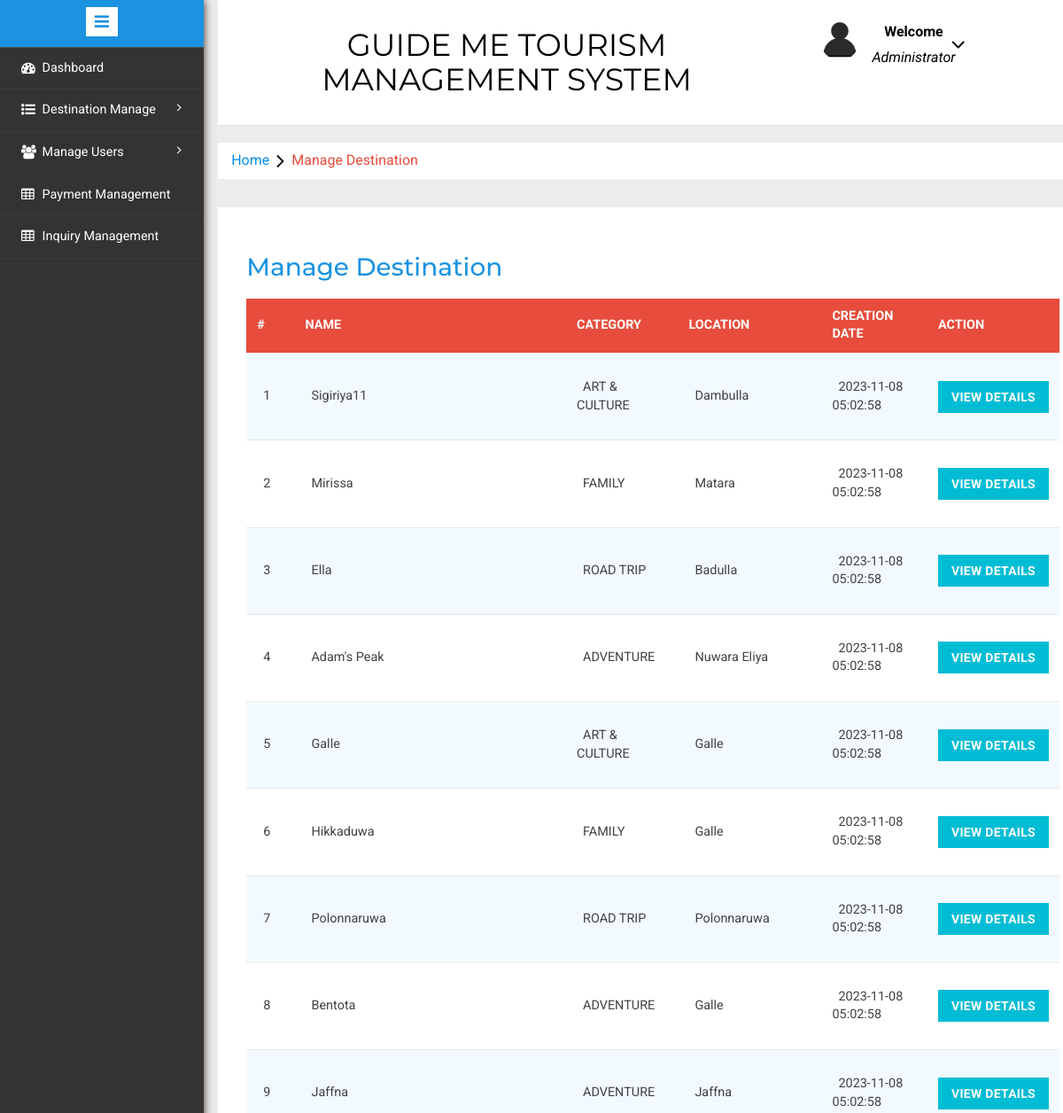
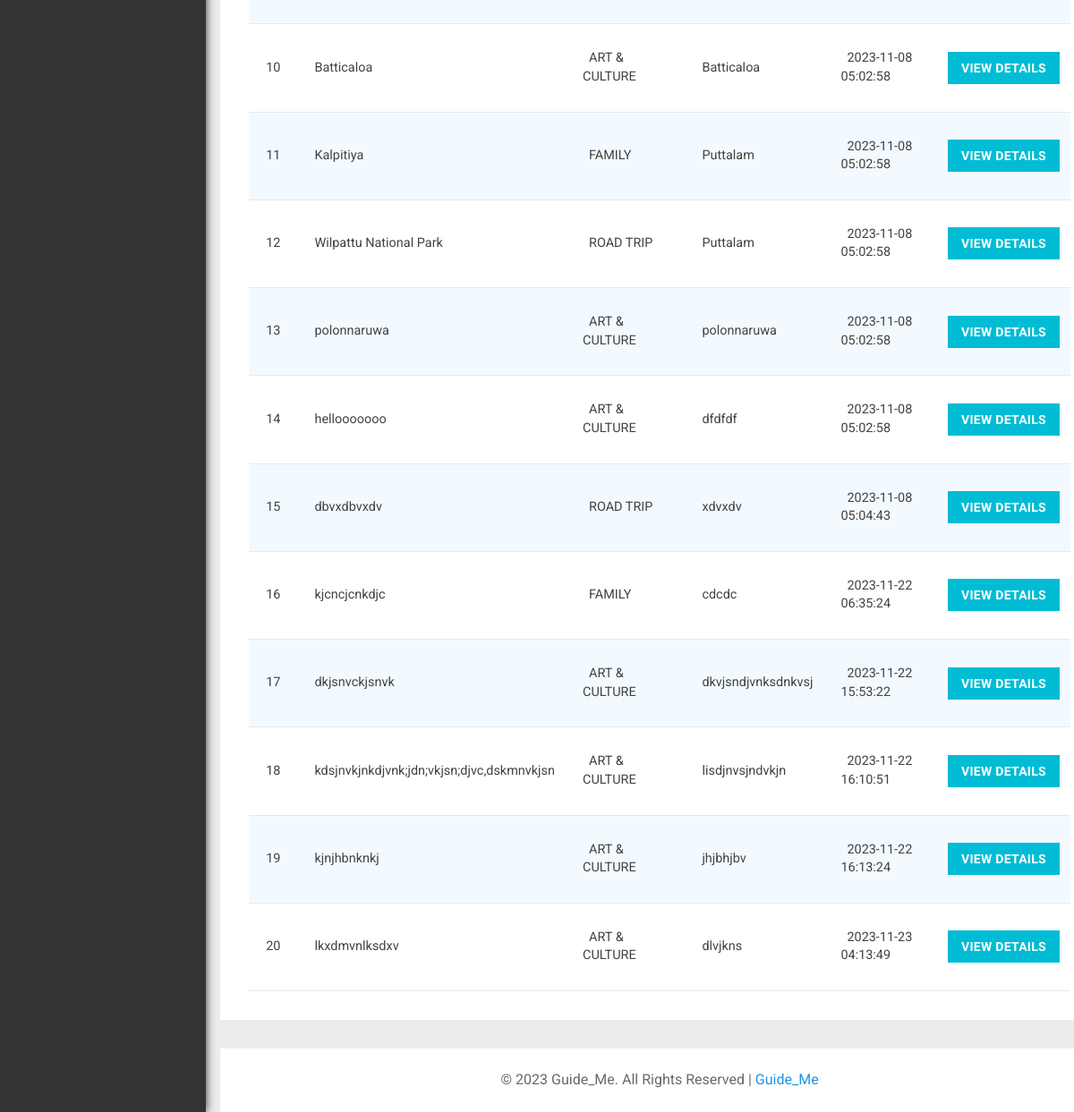
/admin-manage-destination.php (signed in), run on the app's committed database (2 pictures, top to bottom).
### tables this page shows
CREATE TABLE `destination` (
  `destination_id` int(10) NOT NULL,
  `name` varchar(100) DEFAULT NULL,
  `category` varchar(50) DEFAULT NULL,
  `description` varchar(255) DEFAULT NULL,
  `image` varchar(255) DEFAULT NULL,
  `city` varchar(50) DEFAULT NULL,
  `description_full` mediumtext NOT NULL,
  `creationdate` timestamp NULL DEFAULT current_timestamp(),
  `updationdate` timestamp NULL DEFAULT NULL ON UPDATE current_timestamp()
);

### destination-manage-process.php (called while the page is built, shortened)
<?php
include('includes/config.php');
include('./Classes/DestinationManager.php');
if (strlen($_SESSION['alogin']) == 0) {
    header('location:index.php');
} else {
    $destinationManager = new DestinationManager($dbh);
    $tourPackages = $destinationManager->getAllTourDestination();
}

### Classes/DestinationManager.php (called while the page is built, shortened)
<?php
class DestinationManager {
  private $dbh;
    public function __construct($dbh) {
        $this->dbh = $dbh;
    }
    public function getAllTourDestination() {
        $sql = "SELECT * FROM destination";
        $query = $this->dbh->prepare($sql);
        $query->execute();
        return $query->fetchAll(PDO::FETCH_OBJ);
    }
}

### admin-manage-destination.php (the view, shortened to what this page needs)
<?php
include('./destination-manage-process.php');
?>
<!DOCTYPE HTML>
<html>
    <head>
        <link href="css/bootstrap.min.css" rel='stylesheet' type='text/css' />
        <link href="css/style.css" rel='stylesheet' type='text/css' />
        <link rel="stylesheet" href="css/morris.css" type="text/css"/>
        <link href="css/font-awesome.css" rel="stylesheet">
        <link rel="stylesheet" type="text/css" href="css/table-style.css" />
        <link rel="stylesheet" type="text/css" href="css/basictable.css" />
        <link rel="stylesheet" href="css/icon-font.min.css" type='text/css' />
    </head>
    <body>
        <div class="page-container">
            <div class="left-content">
                <div class="mother-grid-inner">
                    <?php include('includes/header.php'); ?>
                </div>
                <ol class="breadcrumb">
                    <li class="breadcrumb-item"><a href="dashboard.php">Home</a><i class="fa fa-angle-right"></i>Manage Destination</li>
                </ol>
                <div class="agile-tables">
                    <div class="w3l-table-info">
                        <h2>Manage Destination</h2>
                        <table id="table">
                            <thead>
                                <tr>
                                    <th>#</th>
                                    <th >Name</th>
                                    <th>Category</th>
                                    <th>Location</th>
                                    <th>Creation Date</th>
                                    <th>Action</th>
                                </tr>
                            </thead>
                            <tbody>
                                <?php
                                $cnt = 1;
                                if (!empty($tourPackages)) {
                                    foreach ($tourPackages as $result) {
                                        ?>
                                        <tr>
                                            <td><?php echo htmlentities($cnt); ?></td>
                                            <td><?php echo htmlentities($result->name); ?></td>
                                            <td><?php echo htmlentities($result->category); ?></td>
                                            <td><?php echo htmlentities($result->city); ?></td>
                                            <td><?php echo htmlentities($result->creationdate); ?></td>
                                            <td><a href="update-package.php?pid=<?php echo htmlentities($result->destination_id ); ?>"><button type="button" class="btn btn-primary btn-block">View Details</button></a></td>
                                        </tr>
                                        <?php
                                        $cnt = $cnt + 1;
                                    }
                                }
                                ?>
                            </tbody>
                        </table>
                    </div>
                </div>
                <?php include('includes/footer.php'); ?>
            </div>
            <?php include('includes/sidebarmenu.php'); ?>
        </div>
    </body>
</html>

### includes/header.php (shortened to what this page needs)
<div class="header-main">
    <div class="logo-w3-agile">
        <h1><a href="dashboard.php">Guide Me Tourism Management System</a></h1>
    </div>
    <div class="profile_details w3l">
        <ul>
            <li class="dropdown profile_details_drop">
                <a href="#" class="dropdown-toggle" data-toggle="dropdown" aria-expanded="false">
                    <div class="profile_img">
                        <span class="prfil-img"><img src="images/User-icon.png" alt=""> </span>
                        <div class="user-name">
                            <p>Welcome</p>
                            <span>Administrator</span>
                        </div>
                        <i class="fa fa-angle-down"></i>
                        <div class="clearfix"></div>
                    </div>
                </a>
            </li>
        </ul>
    </div>
</div>

### includes/footer.php
<div class="copyrights">
	 <p>© 2023 Guide_Me. All Rights Reserved |  <a href="#">Guide_Me</a> </p>
</div>

### includes/sidebarmenu.php (shortened to what this page needs)
<div class="sidebar-menu">
    <header class="logo1">
        <a href="#" class="sidebar-icon"> <span class="fa fa-bars"></span> </a>
    </header>
    <div class="menu">
        <ul id="menu" >
            <li><a href="dashboard.php"><i class="fa fa-tachometer"></i> <span>Dashboard</span><div class="clearfix"></div></a></li>
            <li id="menu-academico" ><a href="#"><i class="fa fa-list-ul" aria-hidden="true"></i><span> Destination Manage</span>  <span class="fa fa-angle-right" style="float: right"></span><div class="clearfix"></div></a>
            </li>
            <li id="menu-academico" ><a href="#"><i class="fa fa-users" aria-hidden="true"></i><span>Manage Users</span> <span class="fa fa-angle-right" style="float: right"></span><div class="clearfix"></div>
                </a>
            </li>
            <li><a href="payment.php"><i class="fa fa-table"></i>  <span>Payment Management</span><div class="clearfix"></div></a></li>
            <li><a href="contactus.php"><i class="fa fa-table"></i>  <span>Inquiry Management</span><div class="clearfix"></div></a></li>
        </ul>
    </div>
</div>

### css/table-style.css (style rules this page uses)
table { background: white; border-collapse: collapse; margin: 1.25em 0 0; width: 100%; }
table tr, table th, table td { border: none; border-bottom: 1px solid #e8e8e8; font-size: .95em; }
table th, table td { padding: 10px 12px; text-align: left; }
table th { background: #e74c3c; color: #fff; text-transform: uppercase; }
table tr td { background: #f3faff; color: #424242; }
table tr:nth-of-type(2n+2) td { background: #ffffff; }
table { width: 100%; }

### data on the page
destination: name "Sigiriya11", category "ART & CULTURE", city "Dambulla", creationdate "2023-11-08 05:02:58"
destination: name "Mirissa", category "FAMILY", city "Matara", creationdate "2023-11-08 05:02:58"
destination: name "Ella", category "ROAD TRIP", city "Badulla", creationdate "2023-11-08 05:02:58"
destination: name "Adam's Peak", category "ADVENTURE", city "Nuwara Eliya", creationdate "2023-11-08 05:02:58"
destination: name "Galle", category "ART & CULTURE", city "Galle", creationdate "2023-11-08 05:02:58"
destination: name "Hikkaduwa", category "FAMILY", city "Galle", creationdate "2023-11-08 05:02:58"
destination: name "Polonnaruwa", category "ROAD TRIP", city "Polonnaruwa", creationdate "2023-11-08 05:02:58"
destination: name "Bentota", category "ADVENTURE", city "Galle", creationdate "2023-11-08 05:02:58"
destination: name "Jaffna", category "ADVENTURE", city "Jaffna", creationdate "2023-11-08 05:02:58"
destination: name "Batticaloa", category "ART & CULTURE", city "Batticaloa", creationdate "2023-11-08 05:02:58"
destination: name "Kalpitiya", category "FAMILY", city "Puttalam", creationdate "2023-11-08 05:02:58"
destination: name "Wilpattu National Park", category "ROAD TRIP", city "Puttalam", creationdate "2023-11-08 05:02:58"
destination: name "polonnaruwa", category "ART & CULTURE", city "polonnaruwa", creationdate "2023-11-08 05:02:58"
destination: name "hellooooooo", category "ART & CULTURE", city "dfdfdf", creationdate "2023-11-08 05:02:58"
destination: name "dbvxdbvxdv", category "ROAD TRIP", city "xdvxdv", creationdate "2023-11-08 05:04:43"
destination: name "kjcncjcnkdjc", category "FAMILY", city "cdcdc", creationdate "2023-11-22 06:35:24"
destination: name "dkjsnvckjsnvk", category "ART & CULTURE", city "dkvjsndjvnksdnkvsj", creationdate "2023-11-22 15:53:22"
destination: name "kdsjnvkjnkdjvnk;jdn;vkjsn;djvc,dskmnvkjsn", category "ART & CULTURE", city "lisdjnvsjndvkjn", creationdate "2023-11-22 16:10:51"
destination: name "kjnjhbnknkj", category "ART & CULTURE", city "jhjbhjbv", creationdate "2023-11-22 16:13:24"
destination: name "lkxdmvnlksdxv", category "ART & CULTURE", city "dlvjkns", creationdate "2023-11-23 04:13:49"
